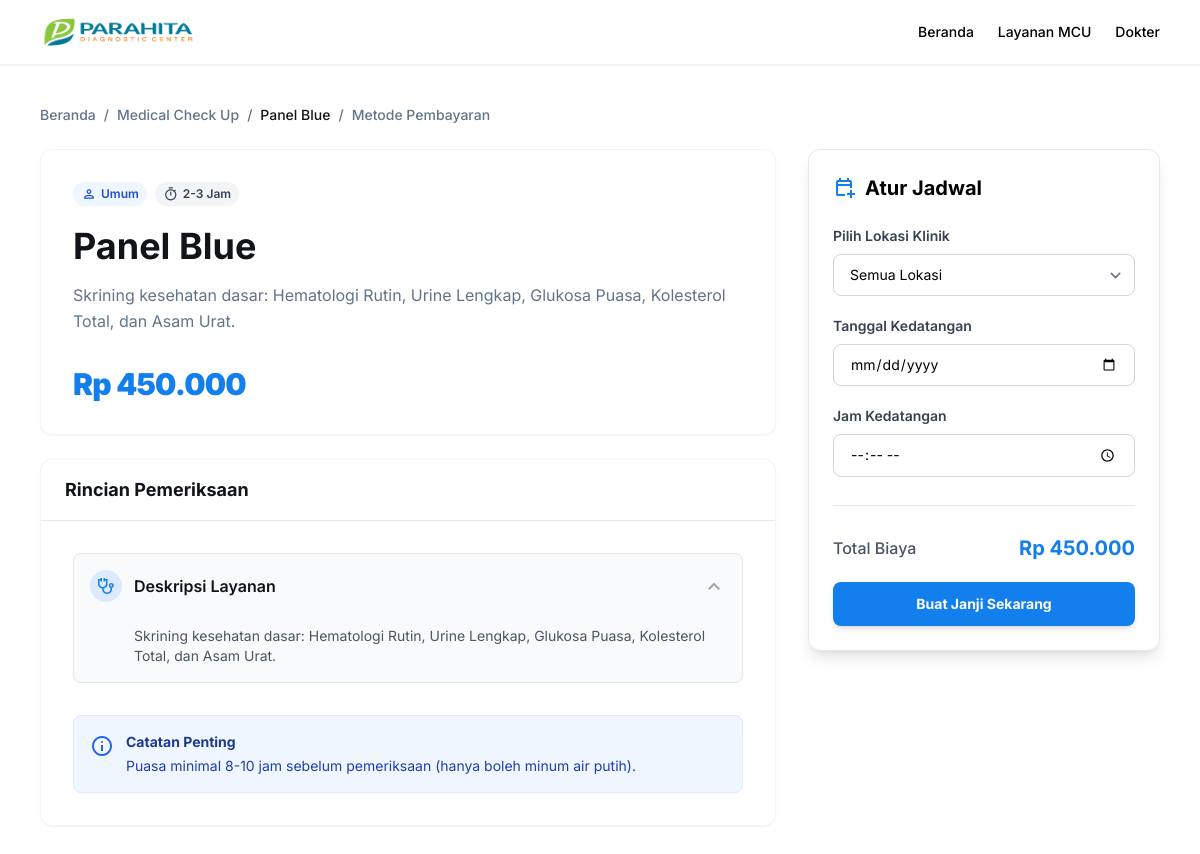
/pack_detail.php?package_id=1 (signed in), run on the app's committed database.
### tables this page shows
CREATE TABLE `packages` (
  `id` int(11) NOT NULL,
  `name` varchar(255) NOT NULL,
  `description` text DEFAULT NULL,
  `lab_tests` text DEFAULT NULL,
  `consultation` text DEFAULT NULL,
  `heart_radiology` text DEFAULT NULL,
  `notes` text DEFAULT NULL,
  `price` decimal(10,2) NOT NULL,
  `created_at` timestamp NOT NULL DEFAULT current_timestamp(),
  `category` varchar(50) DEFAULT NULL
);

### pack_detail.php (the view, shortened to what this page needs)
<?php
require_once 'functions.php';
$package_id = (int)($_GET['package_id'] ?? 0);
$stmt = $pdo->prepare("SELECT * FROM packages WHERE id = ?");
$stmt->execute([$package_id]);
$package = $stmt->fetch(PDO::FETCH_ASSOC);
?>
<!DOCTYPE html>
<html class="light" lang="id">
<head>
    <script src="https://cdn.tailwindcss.com?plugins=forms,container-queries"></script>
</head>
<header class="sticky top-0 z-50 bg-white dark:bg-[#1e293b] border-b border-[#f0f2f4] dark:border-gray-700 shadow-sm">
    <div class="max-w-[1440px] mx-auto flex items-center justify-between px-4 md:px-10 py-3">
        <div class="flex items-center gap-8">
            <a href="dashboard.php" class="flex items-center">
                <img src="img/logo.png" alt="Parahita Medical" class="h-10 w-auto object-contain">
            </a>
        </div>
        <div class="flex items-center gap-6">
            <nav class="hidden md:flex items-center gap-6">
                <a class="text-sm font-medium hover:text-primary transition-colors" href="dashboard.php">Beranda</a>
                <a class="text-sm font-medium hover:text-primary transition-colors" href="packages.php">Layanan MCU</a>
                <a class="text-sm font-medium hover:text-primary transition-colors" href="doctors.php">Dokter</a>
            </nav>
        </div>
    </div>
</header>
<div class="layout-container flex flex-col min-h-screen max-w-[1440px] mx-auto px-4 md:px-10 py-6">
    <div class="flex flex-wrap gap-2 py-4 mb-2">
        <a class="text-[#617589] dark:text-gray-400 text-sm font-medium hover:underline" href="dashboard.php">Beranda</a>
        <span class="text-[#617589] dark:text-gray-400 text-sm font-medium">/</span>
        <a class="text-[#617589] dark:text-gray-400 text-sm font-medium hover:underline" href="packages.php">Medical Check Up</a>
        <span class="text-[#617589] dark:text-gray-400 text-sm font-medium">/</span>
        <a class="text-[#111418] dark:text-gray-100 text-sm font-medium"><?= htmlspecialchars($package['name']) ?></a>
        <span class="text-[#617589] dark:text-gray-400 text-sm font-medium">/</span>
        <a class="text-[#617589] dark:text-gray-400 text-sm font-medium hover:underline" href="payment.php">Metode Pembayaran</a>
    </div>
    <div class="grid grid-cols-1 lg:grid-cols-12 gap-8 items-start">
        <div class="lg:col-span-8 flex flex-col gap-6">
            <div class="bg-white dark:bg-[#1e293b] rounded-xl p-6 md:p-8 shadow-sm border border-gray-100 dark:border-gray-700">
                <div class="flex flex-col gap-4">
                    <div class="flex flex-wrap gap-2 mb-1">
                        <span class="inline-flex items-center gap-1 rounded-full bg-blue-50 dark:bg-blue-900/30 px-2 py-1 text-xs font-semibold text-blue-700">
                            <span class="material-symbols-outlined text-[16px]">person</span> Umum
                        </span>
                        <span class="inline-flex items-center gap-1 rounded-full bg-gray-100 dark:bg-gray-700 px-2 py-1 text-xs font-semibold text-gray-700 dark:text-gray-300">
                            <span class="material-symbols-outlined text-[16px]">timer</span> 2-3 Jam
                        </span>
                    </div>
                    <h1 class="text-3xl md:text-4xl font-bold text-[#111418] dark:text-white leading-tight">
                        <?= htmlspecialchars($package['name']) ?>
                    </h1>
                    <p class="text-[#617589] dark:text-gray-400 text-base leading-relaxed">
                        <?= nl2br(htmlspecialchars($package['description'])) ?>
                    </p>
                    <div class="mt-4 flex items-end gap-3">
                        <span class="text-3xl font-black text-primary tracking-tight">
                            Rp <?= number_format($package['price'], 0, ',', '.') ?>
                        </span>
                    </div>
                </div>
            </div>
            <div class="bg-white dark:bg-[#1e293b] rounded-xl shadow-sm border border-gray-100 dark:border-gray-700 overflow-hidden">
                <div class="border-b border-gray-200 dark:border-gray-700 px-6 py-4">
                    <h3 class="text-lg font-bold text-[#111418] dark:text-white">Rincian Pemeriksaan</h3>
                </div>
                <div class="p-6 md:p-8">
                    <div class="flex flex-col gap-4">
                        <details class="group rounded-lg border border-gray-200 dark:border-gray-700 open:bg-gray-50 dark:open:bg-gray-800/50 transition-colors" open>
                            <summary class="flex cursor-pointer items-center justify-between p-4 font-semibold text-[#111418] dark:text-white">
                                <div class="flex items-center gap-3">
                                    <div class="flex items-center justify-center size-8 rounded-full bg-blue-100 text-primary">
                                        <span class="material-symbols-outlined text-[20px]">stethoscope</span>
                                    </div>
                                    <span>Deskripsi Layanan</span>
                                </div>
                                <span class="material-symbols-outlined text-gray-400 group-open:rotate-180 transition">expand_more</span>
                            </summary>
                            <div class="px-4 pb-4 pt-2 text-sm text-gray-600 dark:text-gray-300 ml-11">
                                <?= nl2br(htmlspecialchars($package['description'])) ?>
                            </div>
                        </details>
                    </div>
                    <div class="mt-8 flex gap-3 rounded-lg border border-blue-100 bg-blue-50 dark:bg-blue-900/20 p-4">
                        <span class="material-symbols-outlined text-blue-600 mt-0.5">info</span>
                        <div>
                            <h4 class="font-bold text-blue-900 dark:text-blue-300 text-sm">Catatan Penting</h4>
                            <p class="text-sm text-blue-800 dark:text-blue-200 mt-1">Puasa minimal 8-10 jam sebelum pemeriksaan (hanya boleh minum air putih).</p>
                        </div>
                    </div>
                </div>
            </div>
        </div>
        <div class="lg:col-span-4 relative h-full">
            <div class="sticky top-24 flex flex-col gap-6">
                <div class="bg-white dark:bg-[#1e293b] rounded-xl p-6 shadow-lg border border-gray-200 dark:border-gray-700">
                    <h2 class="text-xl font-bold mb-6 flex items-center gap-2">
                        <span class="material-symbols-outlined text-primary">calendar_add_on</span>
                        Atur Jadwal
                    </h2>
                    <form action="booking_process.php" method="POST" class="flex flex-col gap-5">
                        <div class="flex flex-col gap-2">
                            <label class="text-sm font-semibold text-gray-700 dark:text-gray-300">Pilih Lokasi Klinik</label>
                            <select name="location" class="w-full rounded-lg border border-gray-300 bg-white dark:bg-gray-800 dark:border-gray-600 px-4 py-2.5 text-sm">
                                <option value="">Semua Lokasi</option>
                            </select>
                        </div>
                        <div class="flex flex-col gap-2">
                            <label class="text-sm font-semibold text-gray-700 dark:text-gray-300">Tanggal Kedatangan</label>
                            <input type="date" name="appointment_date" required class="w-full rounded-lg border border-gray-300 dark:bg-gray-800 dark:border-gray-600 px-4 py-2.5 text-sm" />
                        </div>
                        <div class="flex flex-col gap-2">
                            <label class="text-sm font-semibold text-gray-700 dark:text-gray-300">Jam Kedatangan</label>
                            <input type="time" name="appointment_time" required class="w-full rounded-lg border border-gray-300 dark:bg-gray-800 dark:border-gray-600 px-4 py-2.5 text-sm" />
                        </div>
                        <hr class="border-gray-200 dark:border-gray-700 my-2" />
                        <div class="flex justify-between items-center">
                            <span class="text-gray-600 dark:text-gray-400 font-medium">Total Biaya</span>
                            <span class="text-xl font-bold text-primary">Rp <?= number_format($package['price'], 0, ',', '.') ?></span>
                        </div>
                        <button type="submit" class="flex w-full items-center justify-center gap-2 rounded-lg bg-primary py-3 text-sm font-bold text-white transition hover:bg-blue-600 shadow-md">
                            Buat Janji Sekarang
                        </button>
                    </form>
                </div>
            </div>
        </div>
    </div>
</div>
</body>
</html>

### pack_detail.php (style rules this page uses)
details>summary { list-style: none; }

### data on the page
packages: name "Panel Blue", description "Skrining kesehatan dasar: Hematologi Rutin, Urine Lengkap, Glukosa Puasa, Kolesterol Total, dan Asam Urat.", price "450.000"
